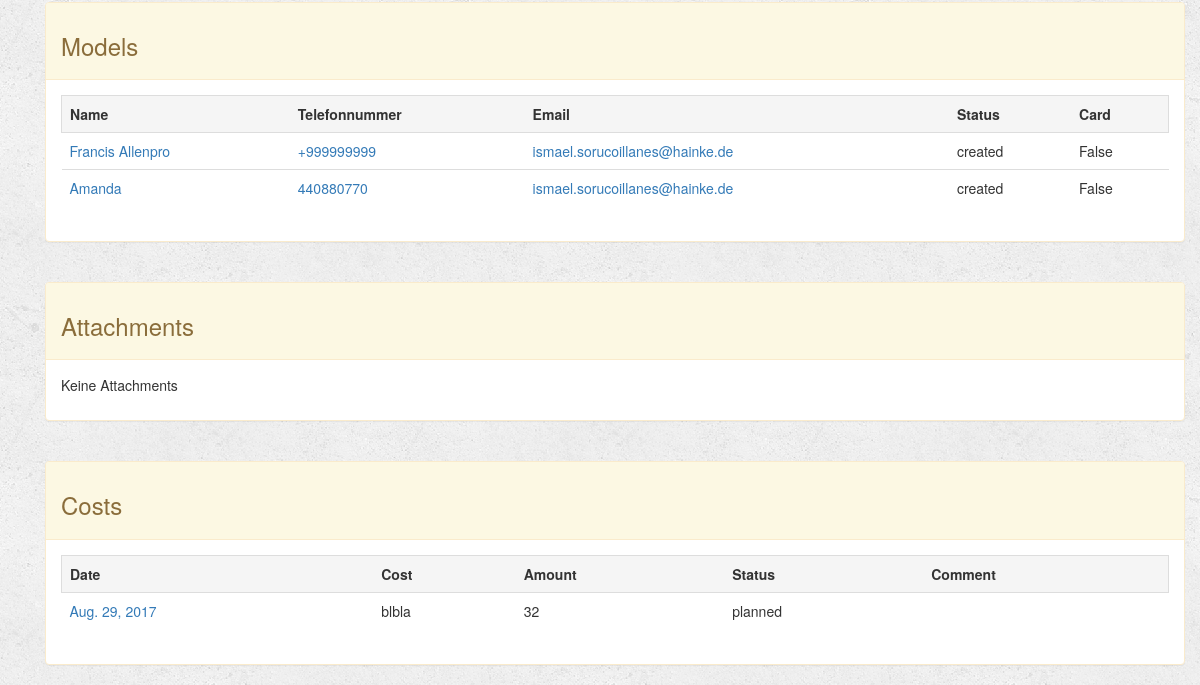
The app's page /apli/project/2/ (signed in, lower part), older data.
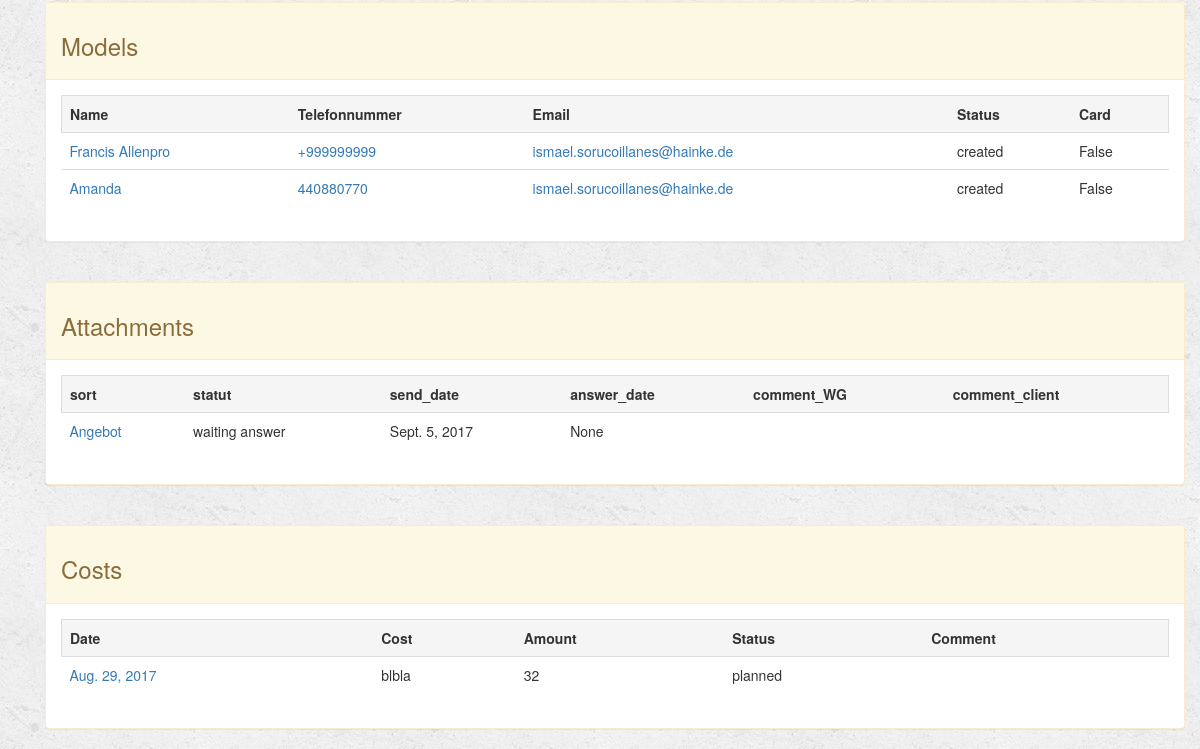
The same page, newer data.
### apli/models.py (models this page shows, shortened)
class Assignment(models.Model):
    project = models.ForeignKey(Project, on_delete=models.CASCADE)
    person = models.ForeignKey(Person, on_delete=models.CASCADE)
    model_type = models.CharField(max_length=14, choices=(('pro', 'pro'), ('semipro', 'semipro'),), default='pro')
    travel_cost = models.IntegerField(null=True, blank=True)
    hotel_cost = models.IntegerField(null=True, blank=True)
    other_cost = models.IntegerField(null=True, blank=True)
    comment_WG = models.CharField(max_length=500, blank=True)
    comment_model = models.CharField(max_length=500, blank=True)
    statut = models.CharField(max_length=14, choices=(('created', 'created'), ('waiting answer', 'waiting answer'), ('confirmed', 'confirmed'), ('not possible', 'not possible'), ('realized', 'realized'), ('acquitted', 'acquitted'),), default='created')
    send_date = models.DateField(null=True, blank=True)
    confirmation_date = models.DateField(null=True, blank=True)
    payment_date = models.DateField(null=True, blank=True)
    total_price = models.IntegerField(null=True, blank=True)
    class Meta:
        verbose_name = 'Assignment'
        verbose_name_plural = 'Assignments'

class Person(models.Model):
    name = models.CharField(max_length=200)
    name_short = models.CharField(max_length=100, blank=True)
    company = models.CharField(max_length=200, blank=True)
    company_short = models.CharField(max_length=100, blank=True)
    agent = models.CharField(max_length=200, blank=True)
    agent_short = models.CharField(max_length=100, blank=True)
    country = models.CharField(max_length=50, blank=True)
    city = models.CharField(max_length=50, blank=True)
    zip_code = models.CharField(max_length=15, blank=True)
    address = models.CharField(max_length=100, blank=True)
    email = models.EmailField()
    phone_regex = RegexValidator(regex=r'^\+?1?\d{9,15}$', message="Phone number must be entered in the format: '+999999999'. Up to 15 digits allowed.")
    phone = models.CharField(validators=[phone_regex], max_length=15)
    comment = models.CharField(max_length=500, blank=True)
    sedcard = models.BooleanField(default=False)
    statut = models.CharField(max_length=15, choices=(('modell', 'Modelo'), ('Photograph', 'Fotografo'), ('Make Up', 'Make Up'), ('Styling', 'Styling'), ('Rrhh', 'Recursos Humanos'), ('verschieden', 'Otro')), default='Modell')
    bank_regex = RegexValidator(regex=r'^DE\d{2}\s?([0-9a-zA-Z]{4}\s?){4}[0-9a-zA-Z]{2}$', message="Bank account must be entered in the format: 'DE12 3456 7890 1234 5678 90'. Up to 27 digits allowed.")
    bank_account = models.CharField(validators=[bank_regex], max_length=27)
    website = models.CharField(max_length=200, blank=True)
    class Meta:
        verbose_name = 'Person'
        verbose_name_plural = 'Persons'

class Cost(models.Model):
    user = models.ForeignKey(User, on_delete=models.CASCADE)
    project = models.ForeignKey(Project, on_delete=models.CASCADE)
    comment = models.CharField(max_length=500, blank=True)
    date = models.DateField()
    amount = models.IntegerField()
    title = models.CharField(max_length=100)
    statut = models.CharField(max_length=14, choices=(('planned', 'planned'), ('complete', 'complete'),), default='planned')
    class Meta:
        verbose_name = 'Cost'
        verbose_name_plural = 'Costs'

class Attachment(models.Model):
    project = models.ForeignKey(Project, on_delete=models.CASCADE)
    sort = models.CharField(max_length=8)
    file = models.FileField()
    send_date = models.DateField()
    answer_date = models.DateField(null=True, blank=True)
    statut = models.CharField(max_length=14, choices=(('waiting answer', 'waiting answer'), ('accepted', 'accepted'), ('rejected', 'rejected'),), default='waiting answer')
    comment_WG = models.CharField(max_length=500, blank=True)
    comment_client = models.CharField(max_length=500, blank=True)
    class Meta:
        verbose_name = 'Attachment'
        verbose_name_plural = 'Attachments'

### apli/views.py (the view)
# urls.py: url(r'^project/(?P<pk>[0-9]+)/$', views.detail_project, name='detail_project'),
@login_required(login_url='/register/login/')
def detail_project(request, pk):
    project = get_object_or_404(Project, id=pk)
    all_models = project.assignment_set.all()
    all_attachments = project.attachment_set.all()
    all_costs = project.cost_set.all()
    return render(request, 'apli/angebot/detail_angebot.html', {'project': project, 'all_models': all_models, 'all_attachments': all_attachments, 'all_costs': all_costs})

### apli/models.py (called while the page is built)
    def __str__(self):
        return self.name

### fullcalendar/fullcalendar.py (called while the page is built)
def css_url():
    return FULLCALENDAR['css_url']

def print_css_url():
    return FULLCALENDAR['print_css_url']

def javascript_url():
    return FULLCALENDAR['javascript_url']

def jquery_url():
    return FULLCALENDAR['jquery_url']

def jquery_ui_url():
    return FULLCALENDAR['jquery_ui_url']

### fullcalendar/templatetags/fullcalendar_tags.py (called while the page is built)
@register.inclusion_tag("fullcalendar/calendar_init.html")
def calendar_init(calendar_config_options):
    return {'calendar_config_options': mark_safe(calendar_config_options)}

@register.simple_tag
def fullcalendar_css_url():
    return css_url()

@register.simple_tag
def fullcalendar_print_css_url():
    return print_css_url()

@register.simple_tag
def fullcalendar_javascript_url():
    return javascript_url()

@register.simple_tag
def fullcalendar_jquery_url():
    return jquery_url()

@register.simple_tag
def fullcalendar_jquery_ui_url():
    return jquery_ui_url()

@register.simple_tag
def fullcalendar_css():
    url = fullcalendar_css_url()
    return mark_safe("<link href='%s' rel='stylesheet' />" % url)

@register.simple_tag
def fullcalendar_jquery():
    url = fullcalendar_jquery_url()
    return mark_safe("<script src='%s'></script>" % url)

### apli/templates/apli/angebot/detail_angebot.html (shortened to what the changed rows need)
{% extends 'apli/base.html' %}
{% block body %}
    <div class= "container">
        <br>
        <br>
        <br>
        <br>
    <br>
<br>
    <div class="container">
        <br>
        <div class="panel panel-warning">
            <div class="panel-body">
                {% if all_models %}
                    <div class="table-responsive">
                        <table class="table table-hover ">
                            <tr class="active table-bordered">
                                <th >Name</th>
                                <th>Telefonnummer</th>
                                <th>Email</th>
                                <th>Status</th>
                                <th>Card</th>
                            </tr>
                            {% for model in all_models %}
                                <tr>
                                    <td><a href="{% url 'detail_assignment' model.id %}">{{model.person.name}}</a></td>
                                    <td><a href="tel:{{ model.person.phone }}">{{model.person.phone}}</a></td>
                                    <td><a href="mailto:{{ model.person.email }}">{{model.person.email}}</a></td>
                                    <td>{{model.statut}}</td>
                                    <td>{{model.person.sedcard}}</td>
                                </tr>
                            {% endfor %}
                        </table>
                    </div>
                {% else %}
                    <p> Keine Projekte </p>
                {% endif %}
            </div>
        </div>
    </div>
    <div class="container">
        <br>
        <div class="panel panel-warning">
            <div class="panel-body">
                {% if all_attachments %}
                    <div class="table-responsive">
                        <table class="table table-hover ">
                            <tr class="active table-bordered">
                                <th > sort</th>
                                <th> statut</th>
                                <th> send_date</th>
                                <th> answer_date</th>
                                <th> comment_WG</th>
                                <th> comment_client</th>
                            </tr>
                            {% for att in all_attachments %}
                                <tr>
                                    <td><a href={{att.file.url}}>{{att.sort}}</a></td>
                                    <td>{{att.statut}}</td>
                                    <td>{{att.send_date}}</td>
                                    <td>{{att.answer_date}}</td>
                                    <td>{{att.comment_WG}}</td>
                                    <td>{{att.comment_client}}</td>
                                </tr>
                            {% endfor %}
                        </table>
                    </div>
                {% else %}
                    <p> Keine Attachments </p>
                {% endif %}
            </div>
        </div>
    </div>
    <div class="container">
        <br>
        <div class="panel panel-warning">
            <div class="panel-body">
                {% if all_costs %}
                    <div class="table-responsive">
                        <table class="table table-hover ">
                            <tr class="active table-bordered">
                                <th>Date</th>
                                <th>Cost</th>
                                <th>Amount</th>
                                <th>Status</th>
                                <th>Comment</th>
                            </tr>
                            {% for cost in all_costs %}
                                <tr>
                                    <td><a href="{% url 'detail_cost' cost.id %}">{{cost.date}}</td>
                                    <td>{{cost.title}}</td>
                                    <td>{{cost.amount}}</td>
                                    <td>{{cost.statut}}</td>
                                    <td>{{cost.comment}}</td>
                                </tr>
                            {% endfor %}
                        </table>
                    </div>
                {% else %}
                    <p> Keine Assignment </p>
                {% endif %}
            </div>
        </div>
    </div>
{% endblock %}

Row changes from the older to the newer data that the page shows:
added Attachment: sort "Angebot", statut "waiting answer", send_date "Sept. 5, 2017", answer_date "None"
Text that changed along with them:
text no longer shown: "Keine Attachments"
text now shown: "sort statut send_date answer_date comment_WG comment_client"
